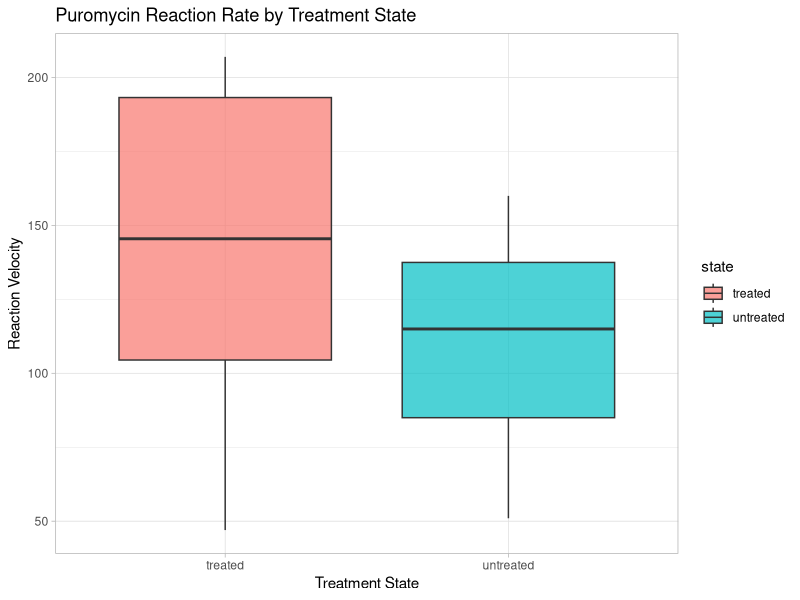
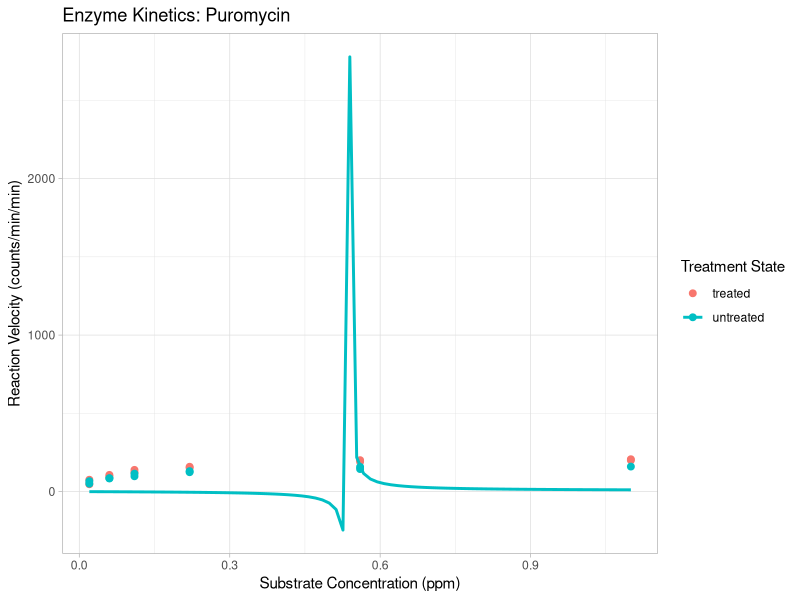
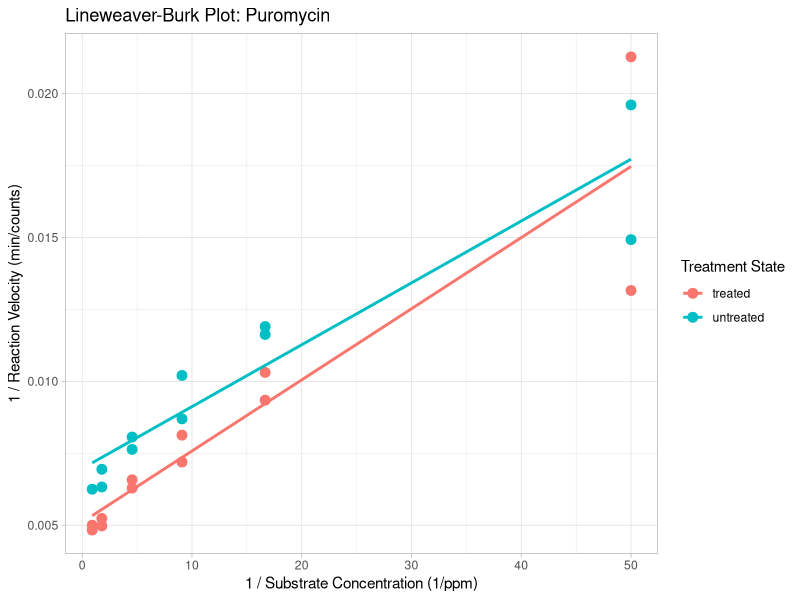
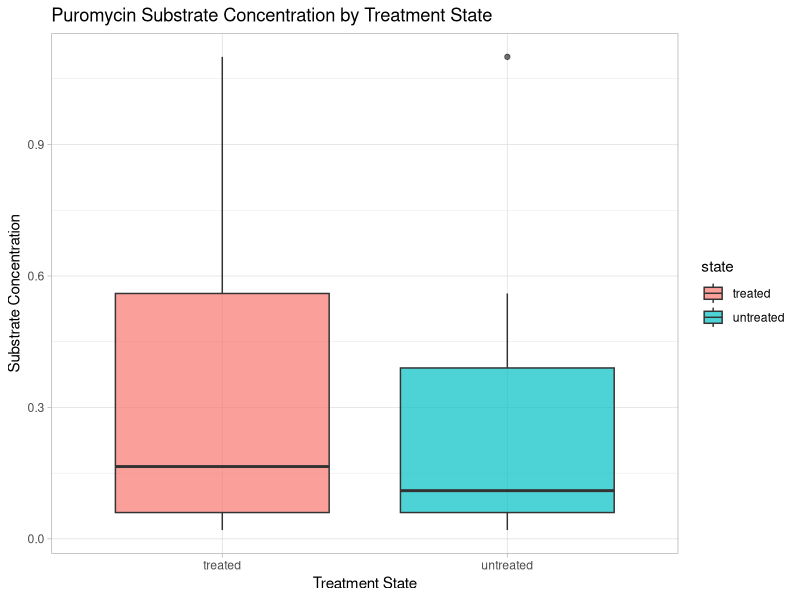
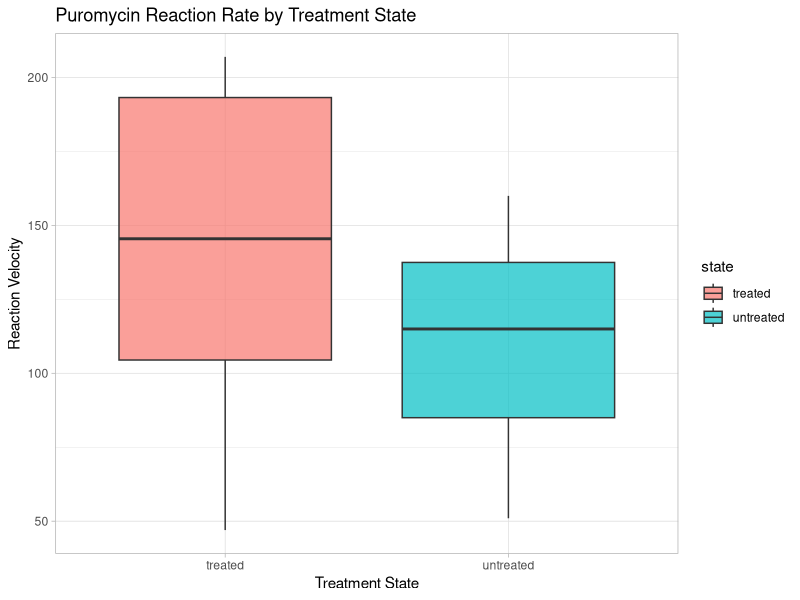

Source code (R) for these figures, in order: (Note: this script raises an error after producing the figures.)
# Enzyme Kinetics Analysis: Puromycin

# 1. Installation & Setup
# install.packages(c("ggplot2", "dplyr"))
library(tidyverse)

# Load built-in dataset
data("Puromycin")

# 2. Michaelis-Menten Plot (Nonlinear Regression)
plot_mm <- ggplot(data = Puromycin, mapping = aes(x = conc, y = rate, color = state)) +
geom_point(size = 2) + geom_smooth(method = "nls", formula = y ~ (Vmax * x) / (Km + x), 
start = list(Vmax = 200, Km = 0.1), se = FALSE) + theme_light() + labs(title = "Enzyme Kinetics: Puromycin", 
x = "Substrate Concentration (ppm)", y = "Reaction Velocity (counts/min/min)", color = "Treatment State")

# Save Michaelis-Menten plot
ggsave("puromycin_michaelis_menten.png", plot = plot_mm, width = 7, height = 5, dpi = 300)

# 3. Lineweaver-Burk Plot (Linear Regression)
plot_lb <- ggplot(data = Puromycin, mapping = aes(x = 1/conc, y = 1/rate, color = state)) + 
geom_point(size = 3) + geom_smooth(method = "lm", se = FALSE, fullrange = TRUE) + theme_light() + 
labs(title = "Lineweaver-Burk Plot: Puromycin", x = "1 / Substrate Concentration (1/ppm)", 
y = "1 / Reaction Velocity (min/counts)", color = "Treatment State")

# Save Lineweaver-Burk plot
ggsave("puromycin_lineweaver_burk.png", plot = plot_lb, width = 7, height = 5, dpi = 300)

# 4. Statistical Summary & Quantile Analysis
# Calculate Means and Standard Deviations
untreated_mean <- Puromycin %>% filter(state == "untreated") %>% pull(conc) %>% mean(na.rm = TRUE)
untreated_sd <- Puromycin %>% filter(state == "untreated") %>% pull(conc) %>% sd(na.rm = TRUE)

treated_mean <- Puromycin %>% filter(state == "treated") %>% pull(conc) %>% mean(na.rm = TRUE)
treated_sd <- Puromycin %>% filter(state == "treated") %>% pull(conc) %>% sd(na.rm = TRUE)

untreated_mean_rate <- Puromycin %>% filter(state == "untreated") %>% pull(rate) %>% mean(na.rm = TRUE)
untreated_sd_rate <- Puromycin %>% filter(state == "untreated") %>% pull(rate) %>% sd(na.rm = TRUE)

treated_mean_rate <- Puromycin %>% filter(state == "treated") %>% pull(rate) %>% mean(na.rm = TRUE)
treated_sd_rate <- Puromycin %>% filter(state == "treated") %>% pull(rate) %>% sd(na.rm = TRUE)

# 5. Calculate 99.5% Confidence Interval: Rate & Conc. (Assuming Normal Distribution)
untreated_conc_michaelis <- qnorm(0.9975, untreated_mean, untreated_sd)
treated_conc_michaelis <- qnorm(0.9975, treated_mean, treated_sd)
michaelis_rate_treated <- qnorm(0.9975, treated_mean_rate, treated_sd_rate)
michaelis_rate_untreated <- qnorm(0.9975, untreated_mean_rate, untreated_sd_rate)

# 6. Calculate 99.5% Confidence Inverval: Vmax & Km (Assuming Normal Distribution)
treated_model <- nls(rate ~ (Vmax * conc) / (Km + conc), data = filter(Puromycin, state == "treated"), start = list(Vmax = 200, Km = 0.1))
untreated_model <- nls(rate ~ (Vmax * conc) / (Km + conc), data = filter(Puromycin, state == "untreated"), start = list(Vmax = 200, Km = 0.1))
treated_params <- coef(treated_model)
untreated_paams <- coef(untreated_model)
treated_Km <- treated_params["Km"]
treated_Vmax <- treated_params["Vmax"]
untreated_params <- coef(untreated_model)
untreated_Km <- untreated_params["Km"]
untreated_Vmax <- untreated_params["Vmax"]
cat("untreated Km:", untreated_Km,"\n")
cat("untreated Vmax:", untreated_Vmax,"\n")
cat("treated Km:", treated_Km,"\n")
cat("treated Vmax:", treated_Vmax,"\n")

plot_conc_box <- ggplot(Puromycin, aes(x = state, y = conc, fill = state)) + geom_boxplot(alpha = 0.7) + 
theme_light() + labs(title = "Puromycin Substrate Concentration by Treatment State", x = "Treatment State", y = "Substrate Concentration")

ggsave("puromycin_conc_boxplot.png", plot = plot_conc_box, width = 7, height = 5, dpi = 300)

plot_rate_box <- ggplot(Puromycin, aes(x = state, y = rate, fill = state)) + geom_boxplot(alpha = 0.7) + theme_light() + 
labs(title = "Puromycin Reaction Rate by Treatment State", x = "Treatment State",y = "Reaction Velocity")

ggsave("puromycin_rate_boxplot.png", plot = plot_rate_box, width = 7, height = 5, dpi = 300)

plot_rate_box
plot_rate_conc
